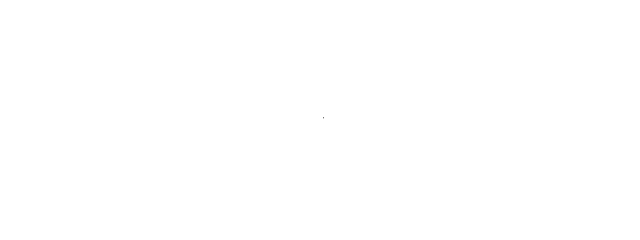
Frame 1 (no input)
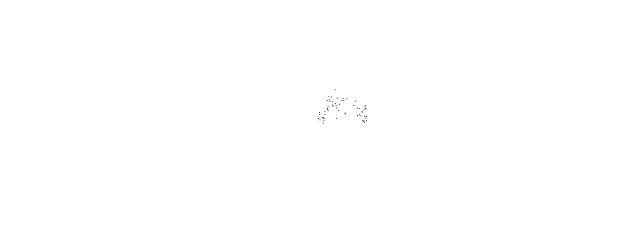
Frame 60 (no input)
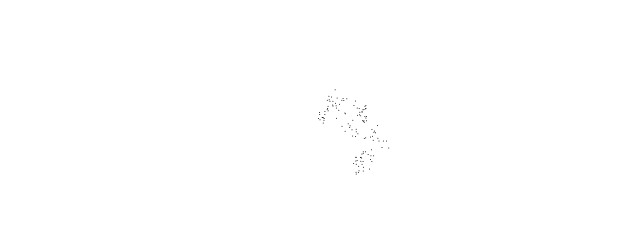
Frame 120 (the mouse pressed at the canvas centre since frame 60)

The p5.js sketch that drew these frames (run headless with seeded random() and noise() and a simulated clock; from frame 60 on, the mouse is pressed at the canvas centre):

// p5.js sketch
// ── sketch.js
// Declare a Walker object in the global scope
let walker;

//in p5.js, setup() is executed once when the sketch starts.
function setup() {
    createCanvas(640, 240);
    // Create the walker.
    walker = new Walker();
    background(255);// you need to put background() in the setup(), otherwise, it wil not be draw, because background will be cleared at each iteration of draw
}

//{!1} Then draw() loops forever and ever (until you quit).
function draw() {
    // Call functions on the walker.
    walker.step();
    walker.show();
}

// create an accept-reject algorithm to find a qualitying value based on y = x*x
function acceptReject(){
  while(true){
    let r1 = random(1);
    let probability = r1 * r1;
    let r2 = random(1);
    if (r2 < probability){
      return r1;
    }
    
  }
}

// create the class
class Walker {
    // Objects have a constructor where they are initialized.
    constructor() {
        // Objects have data.
        this.x = width / 2;
        this.y = height / 2;
    }

    // Objects have methods.
    show() {
        stroke(0);
        point(this.x, this.y); 
    }


    step() {
        
        let stepSize = 10 * acceptReject();
        let stepX = random(-stepSize, stepSize);
        let stepY = random(-stepSize, stepSize);
        
        // Boundary check: if the walker is about to go out of bounds, reverse direction
        if (this.x + stepX >= width || this.x + stepX <= 0){
          stepX *= -1;
        }
      
        if (this.y + stepY >= height || this.y + stepY <= 0){
          stepY *= -1;
        }
      
        this.x += stepX;
        this.y += stepY;
 

    }
}
